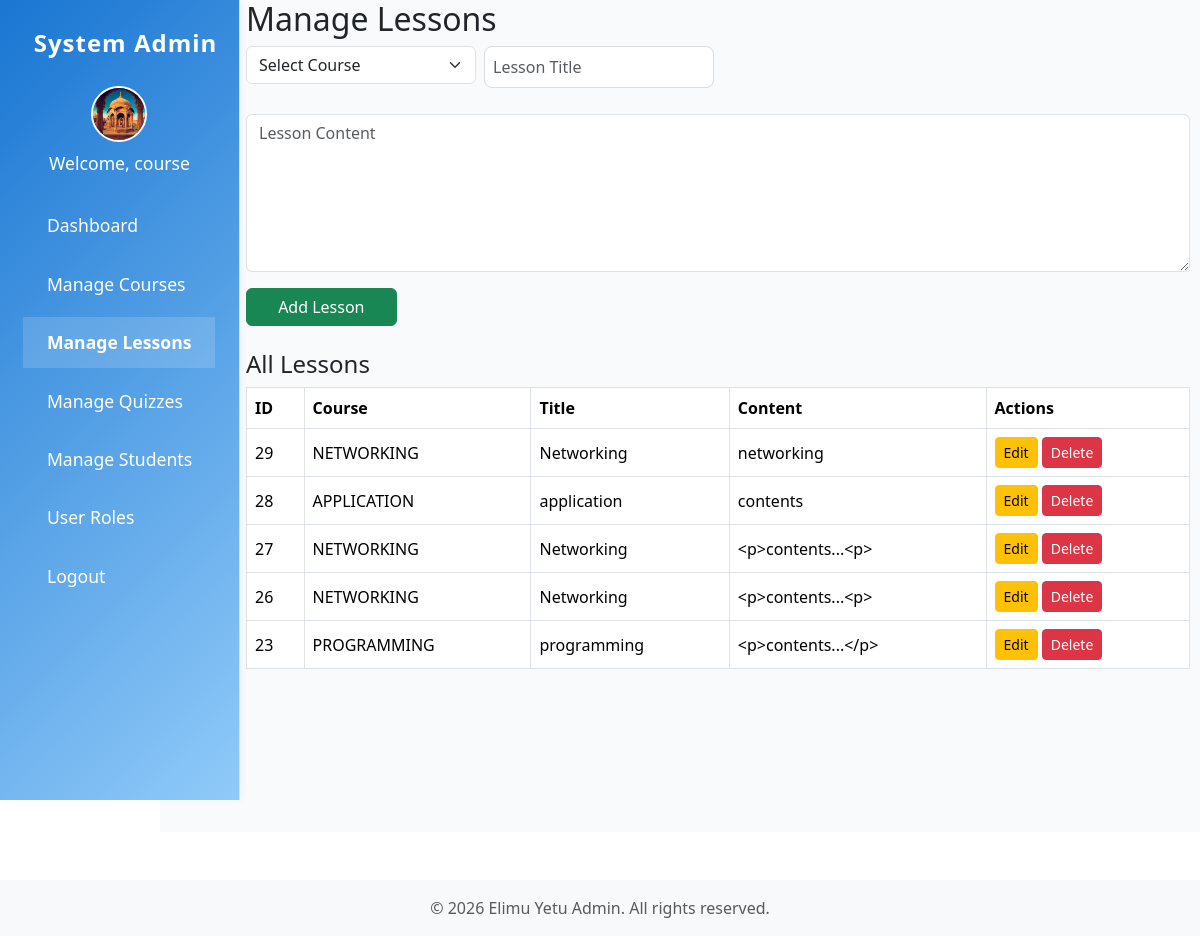
Page /admin/lessons.php (signed in) on the committed database.
### tables this page shows
CREATE TABLE `lessons` (
  `id` int(11) NOT NULL,
  `course_id` int(11) NOT NULL,
  `title` varchar(100) NOT NULL,
  `content` text DEFAULT NULL,
  `content_url` varchar(255) DEFAULT NULL
);

CREATE TABLE `courses` (
  `id` int(11) NOT NULL,
  `title` varchar(100) NOT NULL,
  `description` text DEFAULT NULL
);

### admin/lessons.php (the view, shortened to what this page needs)
<?php
require_once '../includes/config.php';
include 'header.php';
$courses = $pdo->query('SELECT id, title FROM courses')->fetchAll(PDO::FETCH_ASSOC);
?><!DOCTYPE html>
<html>
<head>
    <link rel="stylesheet" href="../assets/css/style.css">
    <link rel="stylesheet" href="../assets/css/bootstrap-5.3.7-dist/css/bootstrap.min.css">
</head>
<body>
<div class="admin-content container mt-2">
    <h2>Manage Lessons</h2>
    <?php if (isset($edit_lesson)): ?>
    <form method="post" class="mb-4">
        <input type="hidden" name="id" value="<?php echo $edit_lesson['id']; ?>">
        <div class="row g-2">
            <div class="col-md-3">
                <select name="course_id" class="form-select" required>
                    <option value="">Select Course</option>
                    <?php foreach ($courses as $course): ?>
                        <option value="<?php echo $course['id']; ?>" <?php if($edit_lesson['course_id']==$course['id']) echo 'selected'; ?>><?php echo htmlspecialchars($course['title']); ?></option>
                    <?php endforeach; ?>
                </select>
            </div>
            <div class="col-md-3">
                <input type="text" name="title" class="form-control" placeholder="Lesson Title" value="<?php echo htmlspecialchars($edit_lesson['title']); ?>" required>
            </div>
        </div>
        <div class="row g-2 mt-2">
            <div class="col-md-12">
                <textarea name="content" class="form-control" placeholder="Lesson Content" rows="6" required><?php echo htmlspecialchars($edit_lesson['content']); ?></textarea>
            </div>
        </div>
        <div class="row g-2 mt-2">
            <div class="col-md-2">
                <button type="submit" name="update_lesson" class="btn btn-warning w-100">Update Lesson</button>
                <a href="lessons.php" class="btn btn-secondary w-100 mt-2">Cancel</a>
            </div>
        </div>
    </form>
    <?php else: ?>
    <form method="post" class="mb-4">
        <div class="row g-2">
            <div class="col-md-3">
                <select name="course_id" class="form-select" required>
                    <option value="">Select Course</option>
                </select>
            </div>
            <div class="col-md-3">
                <input type="text" name="title" class="form-control" placeholder="Lesson Title" required>
            </div>
        </div>
        <div class="row g-2 mt-2">
            <div class="col-md-12">
                <textarea name="content" class="form-control" placeholder="Lesson Content" rows="6" required></textarea>
            </div>
        </div>
        <div class="row g-2 mt-2">
            <div class="col-md-2">
                <button type="submit" name="add_lesson" class="btn btn-success w-100">Add Lesson</button>
            </div>
        </div>
    </form>
    <?php endif; ?>
    <div class="row">
        <div class="col-md-12">
            <h4>All Lessons</h4>
            <div class="table-responsive">
            <table class="table table-bordered">
                <thead>
                    <tr>
                        <th>ID</th>
                        <th>Course</th>
                        <th>Title</th>
                        <th>Content</th>
                        <th>Actions</th>
                    </tr>
                </thead>
                <tbody>
                    <?php
                    $lessons = $pdo->query('SELECT lessons.*, courses.title AS course_title FROM lessons JOIN courses ON lessons.course_id = courses.id ORDER BY lessons.id DESC')->fetchAll(PDO::FETCH_ASSOC);
                    foreach ($lessons as $lesson): ?>
                        <tr>
                            <td><?php echo $lesson['id']; ?></td>
                            <td><?php echo htmlspecialchars($lesson['course_title']); ?></td>
                            <td><?php echo htmlspecialchars($lesson['title']); ?></td>
                            <td><?php echo isset($lesson['content']) ? htmlspecialchars($lesson['content']) : '<span class="text-danger">No content</span>'; ?></td>
                            <td>
                                <a href="lessons.php?edit=<?php echo $lesson['id']; ?>" class="btn btn-sm btn-warning">Edit</a>
                                <a href="lessons.php?delete=<?php echo $lesson['id']; ?>" class="btn btn-sm btn-danger" onclick="return confirm('Delete this lesson?');">Delete</a>
                            </td>
                        </tr>
                    <?php endforeach; ?>
                </tbody>
            </table>
            </div>
        </div>
    </div>
</div>
</body>
</html>
<?php include 'footer.php'; ?>

### assets/css/style.css (style rules this page uses)
* { box-sizing: border-box; }
html, body { height: 100%; margin: 0; padding: 0; font-family: 'Segoe UI', Arial, sans-serif; background: #f8fafc; color: #222; box-sizing: border-box; }
.admin-content { margin-left: 180px; padding: 32px 24px; width: 100%; min-height: 100vh; background: #f8fafc; overflow-x: hidden; }
.admin-content.container.mt-2 { margin-left: 50px !important; margin-top: 0 !important; padding-top: 0 !important; padding-left: 24px !important; padding-right: 10px !important; width: auto; min-height: 100vh; background: #f8fafc; overflow-x: hidden; box-sizing: border-box; }
.btn-primary, .btn-success, .btn-info, .btn-warning, .btn-danger { border-radius: 20px; padding: 8px 24px; }
.table th, .table td { vertical-align: middle !important; }
input[type="text"], input[type="email"], input[type="password"], input[type="date"], textarea { border-radius: 8px; border: 1px solid #ddd; padding: 8px; width: 100%; margin-bottom: 10px; }
.admin-content { margin-left: 160px !important; padding-top: 0 !important; padding-left: 12px !important; padding-right: 0 !important; background: #f8fafc; min-height: 100vh; width: auto; overflow-x: hidden; }
.container.mt-2 { margin-top: 0 !important; }

### admin/header.php (style rules this page uses)
.admin-content { margin-left: 240px; padding: 18px 16px; background: #f8fafc; min-height: 100vh; }

### rows in the picture
lessons: id "29", course.title "NETWORKING", title "Networking", content "networking"
lessons: id "28", course.title "APPLICATION", title "application", content "contents"
lessons: id "27", course.title "NETWORKING", title "Networking", content "<p>contents...<p>"
lessons: id "26", course.title "NETWORKING", title "Networking", content "<p>contents...<p>"
lessons: id "23", course.title "PROGRAMMING", title "programming", content "<p>contents...</p>"

### other values in the picture
$adminName "course"
